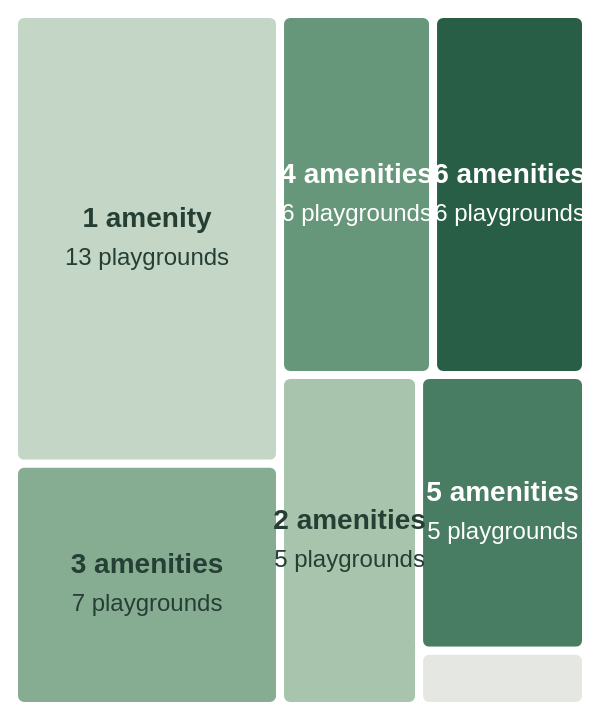

The specification (Vega-Lite) saved for this image:
### Vega-Lite specification from a JSON file in a GitHub repository (floating-point values rounded to 4 significant figures)
{"$schema": "https://vega.github.io/schema/vega-lite/v5.json", "description": "Treemap of 43 Hobart playgrounds by the number of six recorded facilities.", "width": "container", "height": 360, "autosize": {"type": "fit", "contains": "padding"}, "data": {"values": [{"amenities": 1, "count": 13, "x0": 0, "x1": 46.51, "y0": 0, "y1": 65}, {"amenities": 3, "count": 7, "x0": 0, "x1": 46.51, "y0": 65, "y1": 100}, {"amenities": 4, "count": 6, "x0": 46.51, "x1": 73.26, "y0": 0, "y1": 52.17}, {"amenities": 6, "count": 6, "x0": 73.26, "x1": 100, "y0": 0, "y1": 52.17}, {"amenities": 2, "count": 5, "x0": 46.51, "x1": 70.82, "y0": 52.17, "y1": 100}, {"amenities": 5, "count": 5, "x0": 70.82, "x1": 100, "y0": 52.17, "y1": 92.03}, {"amenities": 0, "count": 1, "x0": 70.82, "x1": 100, "y0": 92.03, "y1": 100}]}, "transform": [{"calculate": "datum.amenities == 1 ? '1 amenity' : datum.amenities + ' amenities'", "as": "facilityLabel"}, {"calculate": "format(datum.count / 43, '.1%')", "as": "share"}, {"calculate": "(datum.x0 + datum.x1) / 2", "as": "centerX"}, {"calculate": "(datum.y0 + datum.y1) / 2", "as": "centerY"}, {"calculate": "datum.amenities == 0 ? '' : datum.facilityLabel", "as": "displayLabel"}, {"calculate": "datum.amenities == 0 ? '' : datum.count + ' playgrounds'", "as": "displayCount"}], "layer": [{"mark": {"type": "rect", "stroke": "white", "strokeWidth": 4, "cornerRadius": 5}, "encoding": {"x": {"field": "x0", "type": "quantitative", "scale": {"domain": [0, 100], "nice": false}, "axis": null}, "x2": {"field": "x1"}, "y": {"field": "y0", "type": "quantitative", "scale": {"domain": [0, 100], "reverse": true, "nice": false}, "axis": null}, "y2": {"field": "y1"}, "color": {"field": "amenities", "type": "ordinal", "scale": {"domain": [0, 1, 2, 3, 4, 5, 6], "range": ["#e5e8e2", "#c4d6c5", "#a8c4ad", "#86ad92", "#67977a", "#497d63", "#285d46"]}, "legend": null}, "tooltip": [{"field": "facilityLabel", "title": "Recorded facilities"}, {"field": "count", "title": "Playgrounds"}, {"field": "share", "title": "Share of playgrounds"}]}}, {"mark": {"type": "text", "fontSize": 14, "fontWeight": "bold", "baseline": "bottom", "dy": -3}, "encoding": {"x": {"field": "centerX", "type": "quantitative", "scale": {"domain": [0, 100], "nice": false}, "axis": null}, "y": {"field": "centerY", "type": "quantitative", "scale": {"domain": [0, 100], "reverse": true, "nice": false}, "axis": null}, "text": {"field": "displayLabel"}, "color": {"condition": {"test": "datum.amenities >= 4", "value": "white"}, "value": "#263f35"}}}, {"mark": {"type": "text", "fontSize": 12, "baseline": "top", "dy": 4}, "encoding": {"x": {"field": "centerX", "type": "quantitative", "scale": {"domain": [0, 100], "nice": false}, "axis": null}, "y": {"field": "centerY", "type": "quantitative", "scale": {"domain": [0, 100], "reverse": true, "nice": false}, "axis": null}, "text": {"field": "displayCount"}, "color": {"condition": {"test": "datum.amenities >= 4", "value": "white"}, "value": "#263f35"}}}], "config": {"view": {"stroke": null}}}
